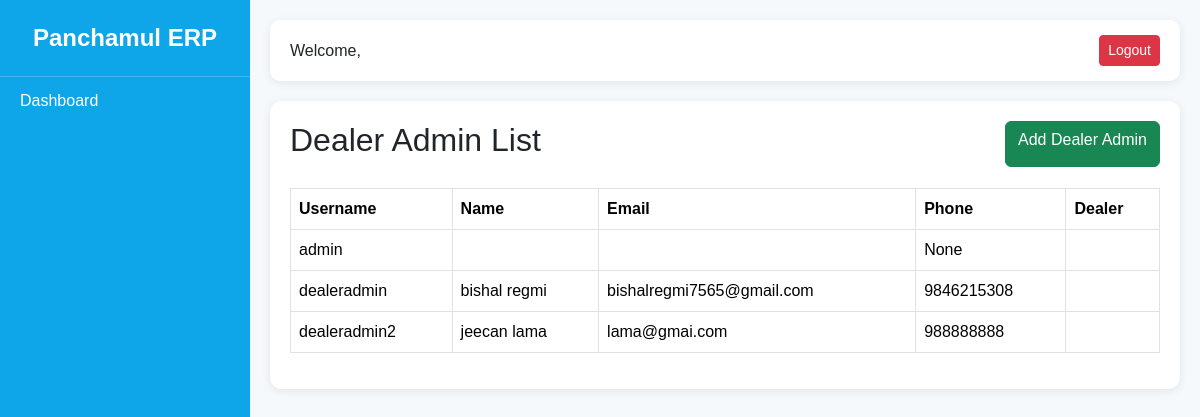
Page /dealer-admins/ on the earlier database version.
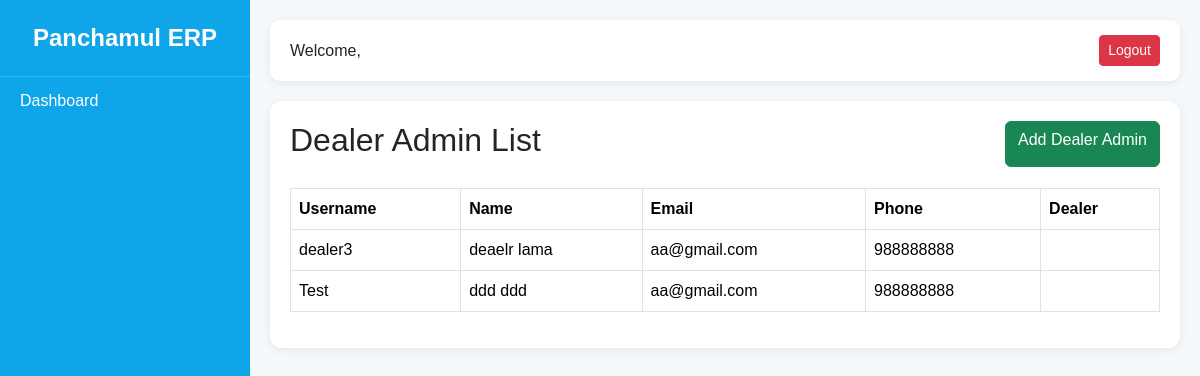
Same page on the later database version.
### accounts/models.py (models this page shows, shortened)
class User(AbstractUser):
    ROLE_CHOICES = (
        ('SUPER_ADMIN', 'Super Admin'),
        ('COMPANY_STAFF', 'Company Staff'),
        ('DEALER_ADMIN', 'Dealer Admin'),
        ('DEALER_STAFF', 'Dealer Staff'),
    )
    role = models.CharField(
        max_length=20,
        choices=ROLE_CHOICES
    )
    phone = models.CharField(
        max_length=20,
        blank=True,
        null=True
    )
    is_active_user = models.BooleanField(
        default=True
    )

### accounts/views.py (the view)
# urls.py: path('dealer-admins/', dealer_admin_list, name='dealer_admin_list'),
def dealer_admin_list(request):
    dealer_admins = User.objects.filter(
        role='DEALER_ADMIN'
    )
    return render(
        request,
        'dashboard/super_admin/dealer_admin_list.html',
        {
            'dealer_admins': dealer_admins
        }
    )

### accounts/context_processors.py (called while the page is built)
def user_permissions(request):
    permissions = {}
    if request.user.is_authenticated:
        perms = ModulePermission.objects.filter(
            user=request.user
        )
        for p in perms:
            permissions[p.module] = p
    return {
        'user_permissions': permissions
    }

### templates/dashboard/super_admin/dealer_admin_list.html (shortened to what this page needs)
{% extends 'dashboard/base.html' %}
{% block content %}
<div class="card-box">
    <div class="d-flex justify-content-between">
        <h2>Dealer Admin List</h2>
        <a
            href="{% url 'dealer_admin_create' %}"
            class="btn btn-success"
        >
            Add Dealer Admin
        </a>
    </div>
    <hr>
    <table class="table table-bordered">
        <thead>
            <tr>
                <th>Username</th>
                <th>Name</th>
                <th>Email</th>
                <th>Phone</th>
                <th>Dealer</th>
            </tr>
        </thead>
        <tbody>
            {% for admin in dealer_admins %}
            <tr>
                <td>{{ admin.username }}</td>
                <td>
                    {{ admin.first_name }}
                    {{ admin.last_name }}
                </td>
                <td>{{ admin.email }}</td>
                <td>{{ admin.phone }}</td>
                <td>
                </td>
            </tr>
            {% endfor %}
        </tbody>
    </table>
</div>
{% endblock %}

Differences in the rows shown:
removed User: username "admin", phone "None"
removed User: username "dealeradmin", first_name "bishal", last_name "regmi", email "bishalregmi7565@gmail.com", phone "9846215308"
removed User: username "dealeradmin2", first_name "jeecan", last_name "lama", email "lama@gmai.com", phone "988888888"
added User: username "dealer3", first_name "deaelr", last_name "lama", email "aa@gmail.com", phone "988888888"
now on this page (row edited): User: username "Test", first_name "ddd", last_name "ddd", email "aa@gmail.com", phone "988888888"
